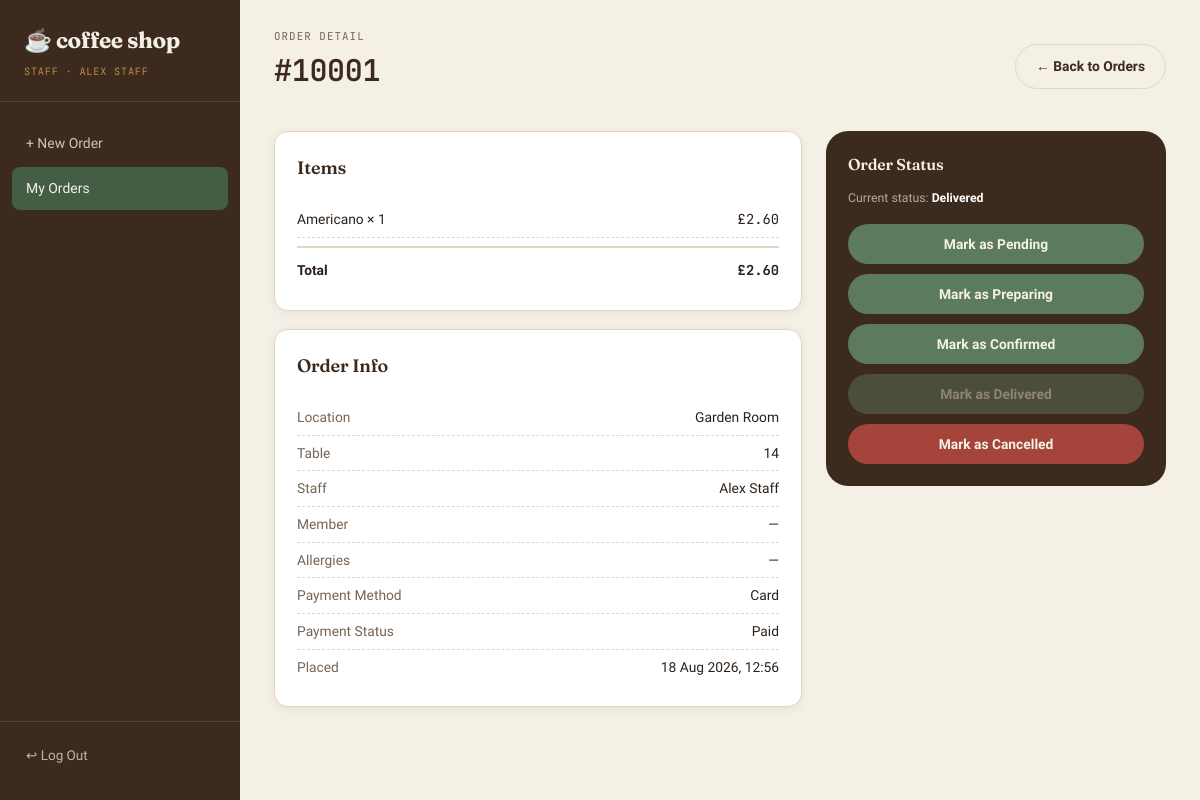
/staff/orders/1 (signed in), run on the app's committed database.
### app/models.py (models this page shows, shortened)
class User(db.Model, UserMixin):
    __tablename__ = "users"
    id = db.Column(db.Integer, primary_key=True)
    username = db.Column(db.String(64), unique=True, nullable=False, index=True)
    password_hash = db.Column(db.String(255), nullable=False)
    role = db.Column(db.String(20), nullable=False)  # 'manager' or 'staff'
    name = db.Column(db.String(120), nullable=False)
    active = db.Column(db.Boolean, default=True, nullable=False)
    created_at = db.Column(db.DateTime, default=datetime.utcnow)
    orders = db.relationship("Order", backref="staff", lazy=True)

class Order(db.Model):
    __tablename__ = "orders"
    id = db.Column(db.Integer, primary_key=True)
    order_number = db.Column(db.String(20), unique=True, nullable=False, index=True)
    staff_id = db.Column(db.Integer, db.ForeignKey("users.id"), nullable=False)
    member_id = db.Column(db.Integer, db.ForeignKey("members.id"), nullable=True)
    location_id = db.Column(db.Integer, db.ForeignKey("locations.id"), nullable=False)
    table_number = db.Column(db.Integer, nullable=False)
    allergy_status = db.Column(db.Boolean, default=False, nullable=False)
    allergens_text = db.Column(db.String(255), default="", nullable=False)
    payment_method = db.Column(db.String(20), nullable=True)
    payment_status = db.Column(db.String(20), default="Pending", nullable=False)
    order_status = db.Column(db.String(20), default="Pending", nullable=False)
    total = db.Column(db.Numeric(8, 2), nullable=False, default=0)
    amount_received = db.Column(db.Numeric(8, 2), nullable=True)
    change_due = db.Column(db.Numeric(8, 2), nullable=True)
    created_at = db.Column(db.DateTime, default=datetime.utcnow)
    updated_at = db.Column(db.DateTime, default=datetime.utcnow, onupdate=datetime.utcnow)
    items = db.relationship("OrderItem", backref="order", lazy=True, cascade="all, delete-orphan")

class OrderItem(db.Model):
    __tablename__ = "order_items"
    id = db.Column(db.Integer, primary_key=True)
    order_id = db.Column(db.Integer, db.ForeignKey("orders.id"), nullable=False)
    menu_item_id = db.Column(db.Integer, db.ForeignKey("menu_items.id"), nullable=True)
    item_name = db.Column(db.String(120), nullable=False)
    item_type = db.Column(db.String(20), nullable=False, default="drink")  # drink | sandwich
    base_price = db.Column(db.Numeric(6, 2), nullable=False, default=0)
    quantity = db.Column(db.Integer, nullable=False, default=1)
    total_price = db.Column(db.Numeric(8, 2), nullable=False, default=0)
    options = db.Column(db.Text, nullable=True)  # JSON list of {"name": ..., "price": ...}
    def options_list(self):
        if not self.options:
            return []
        try:
            return json.loads(self.options)
        except (ValueError, TypeError):
            return []

class Location(db.Model):
    __tablename__ = "locations"
    id = db.Column(db.Integer, primary_key=True)
    name = db.Column(db.String(80), unique=True, nullable=False)
    active = db.Column(db.Boolean, default=True, nullable=False)
    orders = db.relationship("Order", backref="location", lazy=True)

### app/staff/routes.py (the view)
@staff_bp.route("/orders/<int:order_id>")
@login_required
@role_required("staff", "manager")
def order_detail(order_id):
    order = Order.query.get_or_404(order_id)
    return render_template("staff/order_detail.html", order=order)

### app/utils.py (called while the page is built)
def role_required(*roles):
    def decorator(fn):
        @wraps(fn)
        def wrapped(*args, **kwargs):
            if not current_user.is_authenticated or not isinstance(current_user, User):
                abort(403)
            if current_user.role not in roles:
                abort(403)
            if not current_user.active:
                abort(403)
            return fn(*args, **kwargs)
        return wrapped
    return decorator

### app/templates/staff/order_detail.html (shortened to what this page needs)
{% extends "base.html" %}
{% block nav_items %}
  <a href="{{ url_for('staff.new_order') }}">+ New Order</a>
  <a href="{{ url_for('staff.dashboard') }}" class="active">My Orders</a>
{% endblock %}
{% block content %}
<div class="topbar">
  <div>
    <div class="eyebrow">Order Detail</div>
    <h1 class="mono">{{ order.order_number }}</h1>
  </div>
  <a href="{{ url_for('staff.dashboard') }}" class="btn btn-outline">← Back to Orders</a>
</div>
<div class="wizard-layout">
  <div>
    <div class="card">
      <div class="section-title" style="margin-top:0;"><h2>Items</h2></div>
      {% for item in order.items %}
      <div class="receipt-line">
        <span>
          {{ item.item_name }} × {{ item.quantity }}
        </span>
        <span class="mono">£{{ '%.2f'|format(item.total_price) }}</span>
      </div>
      {% endfor %}
      <div class="receipt-line" style="border-top:2px solid var(--border); font-weight:700; margin-top:8px; padding-top:12px;">
        <span>Total</span>
        <span class="mono">£{{ '%.2f'|format(order.total) }}</span>
      </div>
    </div>
    <div class="card">
      <div class="section-title" style="margin-top:0;"><h2>Order Info</h2></div>
      <div class="receipt-line"><span class="k">Location</span><span>{{ order.location.name }}</span></div>
      <div class="receipt-line"><span class="k">Table</span><span>{{ order.table_number }}</span></div>
      <div class="receipt-line"><span class="k">Staff</span><span>{{ order.staff.name }}</span></div>
      <div class="receipt-line"><span class="k">Member</span><span>{{ order.member.member_number ~ ' — ' ~ order.member.name if order.member else '—' }}</span></div>
      <div class="receipt-line">
        <span class="k">Allergies</span>
        <span>
          {% if order.allergy_status and order.allergen_list() %}
            {% for a in order.allergen_list() %}<span class="badge badge-warning">⚠ {{ a }}</span>{% endfor %}
          {% else %}—{% endif %}
        </span>
      </div>
      <div class="receipt-line"><span class="k">Payment Method</span><span>{{ order.payment_method }}</span></div>
      <div class="receipt-line"><span class="k">Payment Status</span><span>{{ order.payment_status }}</span></div>
      <div class="receipt-line"><span class="k">Placed</span><span>{{ order.created_at.strftime('%d %b %Y, %H:%M') }}</span></div>
    </div>
  </div>
  <div class="basket">
    <h3>Order Status</h3>
    <p class="meta-line" style="margin-bottom:16px;">Current status: <strong style="color:#fff;">{{ order.order_status }}</strong></p>
    <div style="display:flex; flex-direction:column; gap:10px;">
      {% for status in ['Pending', 'Preparing', 'Confirmed', 'Delivered', 'Cancelled'] %}
      <button class="btn {{ 'btn-danger' if status == 'Cancelled' else 'btn-accent' }} btn-block"
              onclick="setStatus('{{ status }}')" {{ 'disabled' if order.order_status == status else '' }}>
        Mark as {{ status }}
      </button>
      {% endfor %}
    </div>
  </div>
</div>
{% endblock %}

### app/templates/base.html (shortened to what this page needs)
<!DOCTYPE html>
<html lang="en">
<head>
  <link rel="stylesheet" href="{{ url_for('static', filename='css/style.css') }}">
</head>
<body>
<div class="app-shell">
  <aside class="sidebar">
    <div class="sidebar-brand">
      <div class="mark">☕ coffee shop</div>
      {% if current_user.is_authenticated %}
        <span class="role-tag">{{ 'Manager' if current_user.role == 'manager' else 'Staff' }} · {{ current_user.name }}</span>
      {% endif %}
    </div>
    <nav>
      {% block nav_items %}{% endblock %}
    </nav>
    <div class="sidebar-footer">
      <a href="{{ url_for('auth.logout') }}">↩ Log Out</a>
    </div>
  </aside>
  <div style="flex:1; min-width:0; display:flex; flex-direction:column;">
    <main class="main-content">
      {% block content %}{% endblock %}
    </main>
  </div>
</div>
</body>
</html>

### app/static/css/style.css (style rules this page uses)
:root { --cream: #f5f0e6; --beige: #e9e0cd; --coffee-light: #a9805f; --coffee: #6f4a34; --coffee-dark: #3c2a1e; --charcoal: #241e1a; --green: #5c7a5e; --green-dark: #445e46; --red: #a4443a; --gold: #b98d3e; --text-main: #2c2119; --text-muted: #766454; --text-inverse: #f5f0e6; --card-bg: #ffffff; --border: #e2d7c3; --shadow: 0 2px 8px rgba(60, 42, 30, 0.08); --shadow-lg: 0 12px 32px rgba(60, 42, 30, 0.18); --radius-sm: 8px; --radius: 14px; --radius-lg: 22px; --font-display: "Fraunces", "Georgia", serif; --font-body: "Work Sans", "Segoe UI", sans-serif; --font-mono: "JetBrains Mono", "Courier New", monospace; }
* { box-sizing: border-box; }
html, body { margin: 0; padding: 0; background: var(--cream); color: var(--text-main); font-family: var(--font-body); font-size: 15px; line-height: 1.5; -webkit-font-smoothing: antialiased; }
h1, h2, h3, h4 { font-family: var(--font-display); color: var(--coffee-dark); margin: 0 0 0.4em 0; font-weight: 600; letter-spacing: -0.01em; }
a { color: inherit; text-decoration: none; }
button { font-family: var(--font-body); cursor: pointer; }
.app-shell { display: flex; min-height: 100vh; }
.sidebar { width: 240px; flex-shrink: 0; background: var(--coffee-dark); color: var(--text-inverse); display: flex; flex-direction: column; padding: 24px 0; }
.sidebar-brand { padding: 0 24px 20px 24px; border-bottom: 1px solid rgba(245, 240, 230, 0.12); margin-bottom: 12px; }
.sidebar-brand .mark { font-family: var(--font-display); font-size: 1.5rem; font-weight: 700; color: var(--cream); letter-spacing: -0.02em; }
.sidebar-brand .role-tag { display: inline-block; margin-top: 6px; font-size: 0.68rem; letter-spacing: 0.08em; text-transform: uppercase; color: var(--gold); font-family: var(--font-mono); }
.sidebar nav { display: flex; flex-direction: column; gap: 2px; padding: 8px 12px; flex: 1; }
.sidebar nav a { padding: 11px 14px; border-radius: var(--radius-sm); color: rgba(245, 240, 230, 0.78); font-size: 0.93rem; font-weight: 500; transition: background 0.15s ease, color 0.15s ease; }
.sidebar nav a.active { background: var(--green-dark); color: var(--cream); }
.sidebar-footer { padding: 12px 12px 0 12px; border-top: 1px solid rgba(245, 240, 230, 0.12); margin-top: 12px; }
.sidebar-footer a { display: block; padding: 11px 14px; border-radius: var(--radius-sm); color: rgba(245, 240, 230, 0.7); font-size: 0.9rem; }
.main-content { flex: 1; min-width: 0; padding: 28px 34px 60px 34px; }
.topbar { display: flex; align-items: center; justify-content: space-between; margin-bottom: 26px; gap: 16px; flex-wrap: wrap; }
.topbar .eyebrow { font-family: var(--font-mono); font-size: 0.72rem; letter-spacing: 0.1em; text-transform: uppercase; color: var(--text-muted); margin-bottom: 4px; }
.card { background: var(--card-bg); border: 1px solid var(--border); border-radius: var(--radius); padding: 22px; box-shadow: var(--shadow); }
.card + .card { margin-top: 18px; }
.section-title { display: flex; align-items: baseline; justify-content: space-between; margin: 30px 0 14px 0; }
.section-title h2 { font-size: 1.2rem; }
.btn { display: inline-flex; align-items: center; justify-content: center; gap: 8px; padding: 11px 20px; border-radius: 999px; border: 1px solid transparent; font-weight: 600; font-size: 0.92rem; transition: transform 0.08s ease, box-shadow 0.15s ease, background 0.15s ease; }
.btn-accent { background: var(--green); color: var(--text-inverse); }
.btn-outline { background: transparent; color: var(--coffee-dark); border-color: var(--border); }
.btn-danger { background: var(--red); color: var(--text-inverse); }
.btn-block { width: 100%; }
.btn:disabled { opacity: 0.45; cursor: not-allowed; }
.wizard-layout { display: grid; grid-template-columns: 1fr 340px; gap: 24px; align-items: start; }
.basket { position: sticky; top: 20px; background: var(--coffee-dark); color: var(--cream); border-radius: var(--radius-lg); padding: 22px; }
.basket h3 { color: var(--cream); font-size: 1.05rem; }
.basket .meta-line { font-size: 0.82rem; color: rgba(245,240,230,0.65); margin-bottom: 2px; }
.receipt-line { display: flex; justify-content: space-between; padding: 7px 0; border-bottom: 1px dashed var(--border); font-size: 0.92rem; }
.receipt-line:last-child { border-bottom: none; }
.receipt-line .k { color: var(--text-muted); }
.mono { font-family: var(--font-mono); }

### data on the page
User: role "STAFF", name "ALEX STAFF", staff.name "Alex Staff"
Order: order_number "#10001", total "2.60", table_number "14", payment_method "Card", payment_status "Paid", created_at "18 Aug 2026, 12:56", order_status "Delivered"
OrderItem: item_name "Americano", quantity "1", total_price "2.60"
Location: location.name "Garden Room"

### other printed values
{{ status }} "Pending" "Preparing" "Confirmed" "Delivered" "Cancelled"
